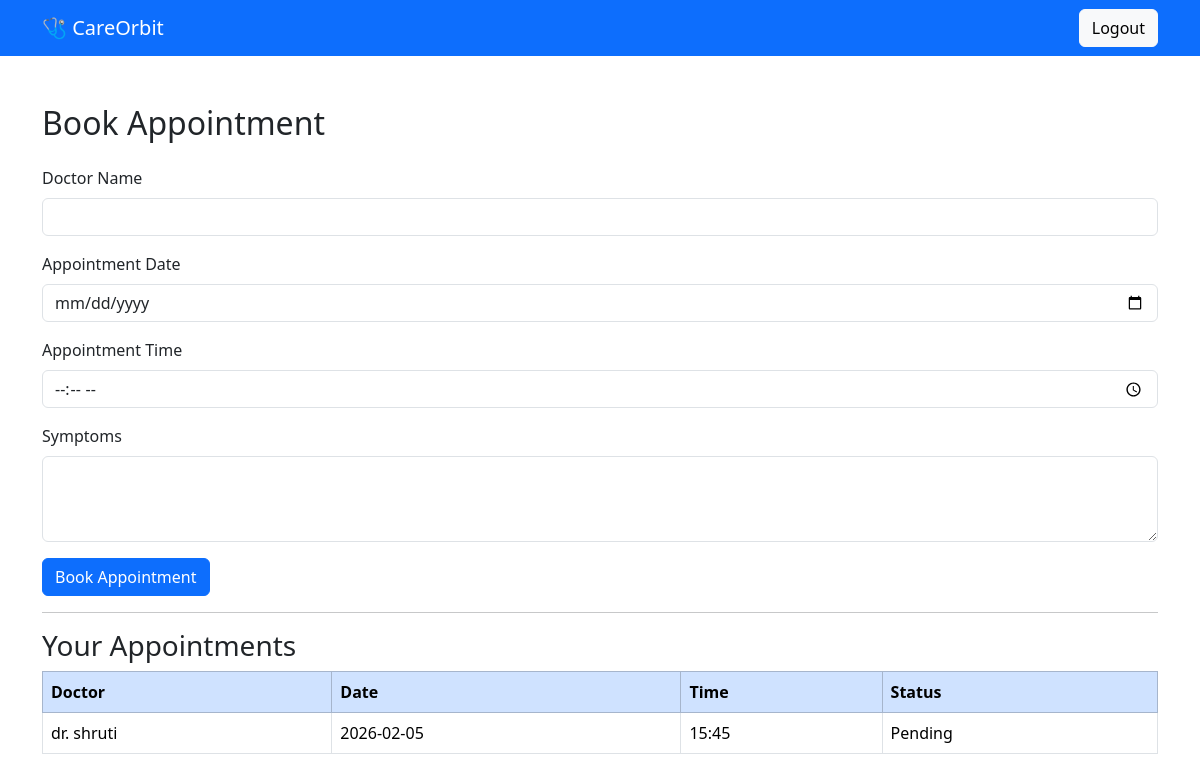
Before: /appointment (signed in) with the older database file.
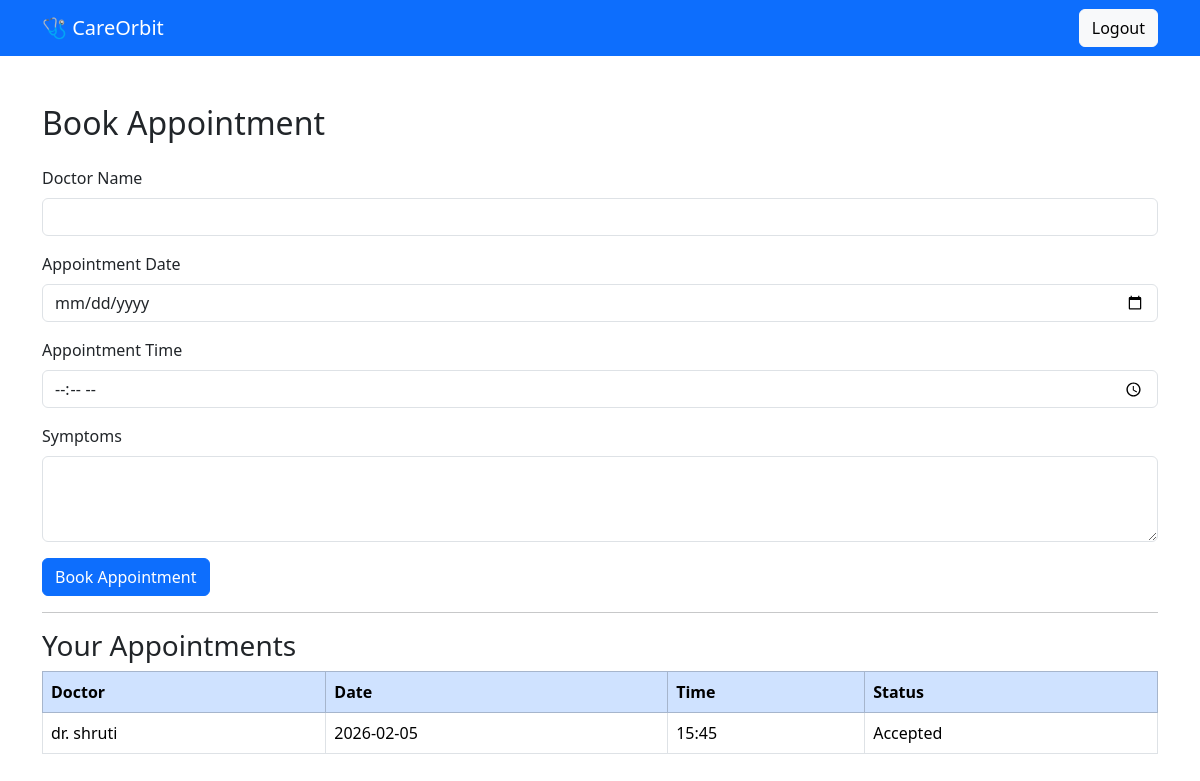
After: the same page with the newer database file.
### models.py (models this page shows)
class Appointment(db.Model):
    id = db.Column(
        db.Integer,
        primary_key=True
    )
    patient_id = db.Column(
        db.Integer,
        db.ForeignKey("patient.id"),
        nullable=True
    )
    patient_name = db.Column(
        db.String(100),
        nullable=False
    )
    doctor_name = db.Column(
        db.String(150),
        nullable=False
    )
    age = db.Column(
        db.Integer,
        nullable=False
    )
    gender = db.Column(
        db.String(20),
        nullable=False
    )
    symptoms = db.Column(
        db.String(200),
        nullable=False
    )
    appointment_date = db.Column(
        db.Date,
        nullable=True
    )
    appointment_time = db.Column(
        db.String(50),
        nullable=True
    )
    time = db.Column(
        db.String(50),
        nullable=True
    )
    status = db.Column(
        db.String(50),
        default="Pending"
    )

### app.py (the view)
@app.route("/appointment")
def appointment():
    if "patient_id" not in session:
        return redirect(url_for("patient_login"))
    appointments = Appointment.query.filter_by(
        patient_id=session["patient_id"]
    ).all()
    return render_template(
        "appointment.html",
        appointments=appointments
    )

### templates/appointment.html (shortened to what this page needs)
<!DOCTYPE html>
<html lang="en">
<head>
    <link href="https://cdn.jsdelivr.net/npm/bootstrap@5.3.7/dist/css/bootstrap.min.css" rel="stylesheet">
</head>
<body>
<nav class="navbar navbar-dark bg-primary">
    <div class="container">
        <a class="navbar-brand" href="/patient-dashboard">
            🩺 CareOrbit
        </a>
        <a href="/logout" class="btn btn-light">
            Logout
        </a>
    </div>
</nav>
<div class="container mt-5">
    <h2 class="mb-4">Book Appointment</h2>
<form action="/book-appointment" method="POST">
    <div class="mb-3">
        <label class="form-label">Doctor Name</label>
        <input
            type="text"
            name="doctor_name"
            class="form-control"
            required>
    </div>
    <div class="mb-3">
        <label class="form-label">Appointment Date</label>
        <input
            type="date"
            name="appointment_date"
            class="form-control"
            required>
    </div>
    <div class="mb-3">
        <label class="form-label">Appointment Time</label>
        <input
            type="time"
            name="appointment_time"
            class="form-control"
            required>
    </div>
    <div class="mb-3">
        <label class="form-label">Symptoms</label>
        <textarea
            name="symptoms"
            class="form-control"
            rows="3"
            required></textarea>
    </div>
    <button class="btn btn-primary">
        Book Appointment
    </button>
</form>
    <hr>
    <h3>Your Appointments</h3>
    {% if appointments %}
    <table class="table table-bordered">
        <thead class="table-primary">
            <tr>
                <th>Doctor</th>
                <th>Date</th>
                <th>Time</th>
                <th>Status</th>
            </tr>
        </thead>
        <tbody>
        {% for appointment in appointments %}
            <tr>
                <td>{{ appointment.doctor_name }}</td>
                <td>{{ appointment.appointment_date }}</td>
                <td>{{ appointment.appointment_time }}</td>
                <td>{{ appointment.status }}</td>
            </tr>
        {% endfor %}
        </tbody>
    </table>
    {% else %}
    <p>No appointments booked yet.</p>
    {% endif %}
</div>
</body>
</html>

Changed rows visible on the page:
changed Appointment "dr. shruti": status "Pending" → "Accepted"
